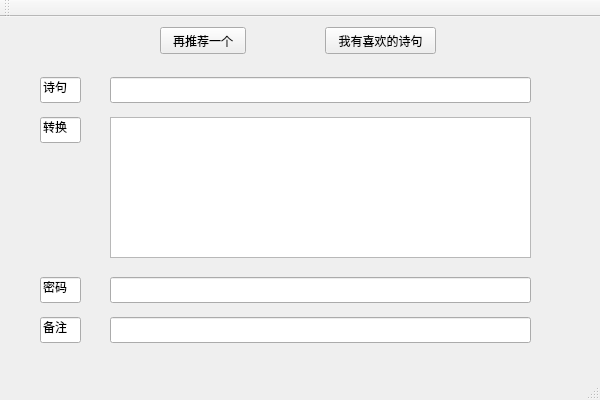
<?xml version="1.0" encoding="UTF-8"?>
<ui version="4.0">
 <class>MainWindow</class>
 <widget class="QMainWindow" name="MainWindow">
  <property name="geometry">
   <rect>
    <x>0</x>
    <y>0</y>
    <width>600</width>
    <height>400</height>
   </rect>
  </property>
  <property name="minimumSize">
   <size>
    <width>600</width>
    <height>400</height>
   </size>
  </property>
  <property name="maximumSize">
   <size>
    <width>600</width>
    <height>400</height>
   </size>
  </property>
  <property name="windowTitle">
   <string>诗情密意 我要一个好记的密码 V1.0</string>
  </property>
  <property name="windowIcon">
   <iconset>
    <normaloff>logo.png</normaloff>logo.png</iconset>
  </property>
  <widget class="QWidget" name="centralWidget">
   <widget class="QPushButton" name="pushButton_recommend">
    <property name="geometry">
     <rect>
      <x>160</x>
      <y>10</y>
      <width>86</width>
      <height>27</height>
     </rect>
    </property>
    <property name="text">
     <string>再推荐一个</string>
    </property>
   </widget>
   <widget class="QPushButton" name="pushButton_favorite">
    <property name="geometry">
     <rect>
      <x>325</x>
      <y>10</y>
      <width>111</width>
      <height>27</height>
     </rect>
    </property>
    <property name="text">
     <string>我有喜欢的诗句</string>
    </property>
   </widget>
   <widget class="QLineEdit" name="lineEdit_poem">
    <property name="geometry">
     <rect>
      <x>40</x>
      <y>60</y>
      <width>41</width>
      <height>26</height>
     </rect>
    </property>
    <property name="text">
     <string>诗句</string>
    </property>
    <property name="frame">
     <bool>true</bool>
    </property>
    <property name="readOnly">
     <bool>true</bool>
    </property>
   </widget>
   <widget class="QLineEdit" name="lineEdit_poeminput">
    <property name="geometry">
     <rect>
      <x>110</x>
      <y>60</y>
      <width>421</width>
      <height>26</height>
     </rect>
    </property>
    <property name="sizePolicy">
     <sizepolicy hsizetype="Preferred" vsizetype="Fixed">
      <horstretch>0</horstretch>
      <verstretch>0</verstretch>
     </sizepolicy>
    </property>
   </widget>
   <widget class="QPlainTextEdit" name="plainTextEdit">
    <property name="geometry">
     <rect>
      <x>110</x>
      <y>100</y>
      <width>421</width>
      <height>141</height>
     </rect>
    </property>
    <property name="readOnly">
     <bool>true</bool>
    </property>
   </widget>
   <widget class="QLineEdit" name="lineEdit_remark">
    <property name="geometry">
     <rect>
      <x>40</x>
      <y>300</y>
      <width>41</width>
      <height>26</height>
     </rect>
    </property>
    <property name="text">
     <string>备注</string>
    </property>
    <property name="readOnly">
     <bool>true</bool>
    </property>
   </widget>
   <widget class="QLineEdit" name="lineEdit_passwdoutput">
    <property name="geometry">
     <rect>
      <x>110</x>
      <y>260</y>
      <width>421</width>
      <height>26</height>
     </rect>
    </property>
   </widget>
   <widget class="QLineEdit" name="lineEdit_trans">
    <property name="geometry">
     <rect>
      <x>40</x>
      <y>100</y>
      <width>41</width>
      <height>26</height>
     </rect>
    </property>
    <property name="text">
     <string>转换</string>
    </property>
    <property name="frame">
     <bool>true</bool>
    </property>
    <property name="readOnly">
     <bool>true</bool>
    </property>
   </widget>
   <widget class="QLineEdit" name="lineEdit_passwd">
    <property name="geometry">
     <rect>
      <x>40</x>
      <y>260</y>
      <width>41</width>
      <height>26</height>
     </rect>
    </property>
    <property name="text">
     <string>密码</string>
    </property>
    <property name="readOnly">
     <bool>true</bool>
    </property>
   </widget>
   <widget class="QLineEdit" name="lineEdit_remarkoutput">
    <property name="geometry">
     <rect>
      <x>110</x>
      <y>300</y>
      <width>421</width>
      <height>26</height>
     </rect>
    </property>
   </widget>
  </widget>
  <widget class="QMenuBar" name="menuBar">
   <property name="geometry">
    <rect>
     <x>0</x>
     <y>0</y>
     <width>600</width>
     <height>22</height>
    </rect>
   </property>
  </widget>
  <widget class="QToolBar" name="mainToolBar">
   <attribute name="toolBarArea">
    <enum>TopToolBarArea</enum>
   </attribute>
   <attribute name="toolBarBreak">
    <bool>false</bool>
   </attribute>
  </widget>
  <widget class="QStatusBar" name="statusBar"/>
 </widget>
 <layoutdefault spacing="6" margin="11"/>
 <resources/>
 <connections/>
</ui>
